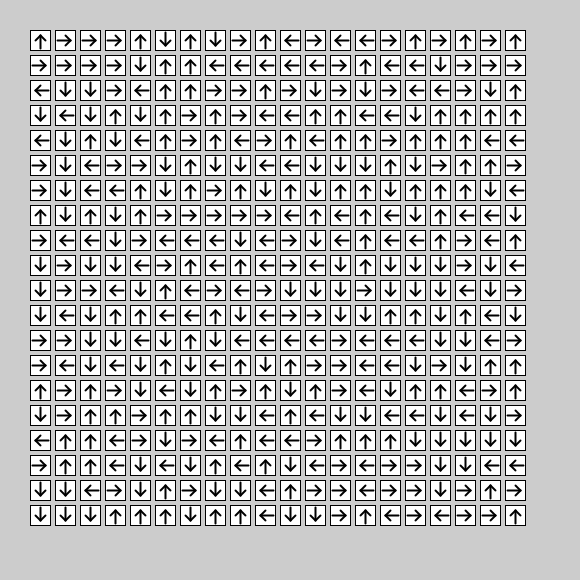
Frame 1 (no input)
Frame 60 (the mouse pressed at the canvas centre just before this capture): identical to frame 1, image omitted
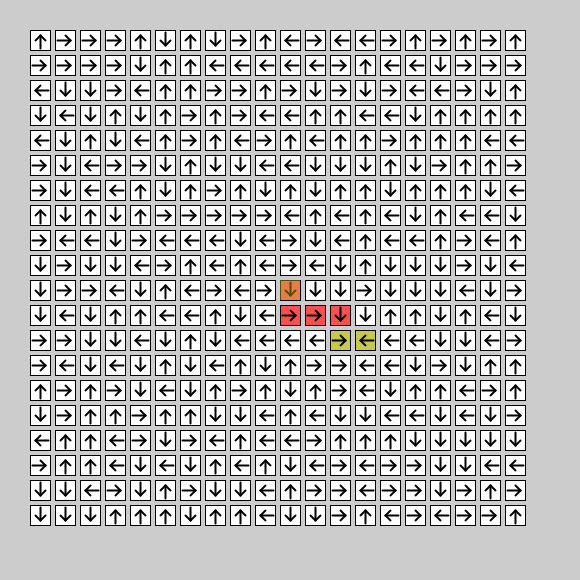
Frame 120 (the mouse held since frame 60 and released just before this capture)

The Processing sketch that drew these frames (run headless with seeded random() and noise(); from frame 60 on, the mouse is pressed at the canvas centre):

// Processing sketch: processing_171720
// ── processing_171720.pde

int[][] arr;
int[][] rec;
int a;
int b;

void setup() {
  size(580,580);
  a = 20;
  b = 20;
  arr = new int[a][b];
  fillRandom(arr);
  rec = new int[a][b];
  reset(rec,0);
}

void fillRandom(int[][] A) {
  for (int i=0;i<a;i++)
    for (int j=0;j<b;j++) {
      A[i][j] = (int)random(4);
    }
}
void reset(int[][] A, int r) {
  for (int i=0;i<a;i++)
    for (int j=0;j<b;j++) {
      A[i][j] = r;
    }
}
void replace(int[][] A, int f,int r) {
  for (int i=0;i<a;i++)
    for (int j=0;j<b;j++) {
      if (A[i][j] == f)
        A[i][j] = r;
    }
}

void draw() {
  for (int i=0;i<a;i++)
    for (int j=0;j<b;j++) {
      int x = 40+ i*25;
      int y = 40+ j*25;
      
      stroke(0);
              // DRAW BOX
      strokeWeight(1);
      if (rec[i][j] == 0)      // BOX FILL COLOR
        fill(255);
      else if (rec[i][j] == 1)
        fill(250,80,80);
      else if (rec[i][j] == 3)
        fill(250,80,80);
      else if (rec[i][j] == 2)
        fill(150,100,80);
      else if (rec[i][j] == 4)
        fill(200,200,80);
      else if (rec[i][j] == 5)
        fill(80,200,80);
      rect(x-10, y-10, 20, 20);
      
              // DRAW ARROWS
      strokeWeight(2);
      if (arr[i][j] == 0)  // DOWN
      {
        line(x, y-8, x,  y+5);
        line(x, y+5, x-5, y);
        line(x, y+5, x+5, y);
      }
      if (arr[i][j] == 1)  // RIGHT
      {
        line(x-8, y, x+5, y);
        line(x+5, y, x, y+5);
        line(x+5, y, x, y-5);
      }
      if (arr[i][j] == 2)  // UP
      {
        line(x, y+8, x,  y-5);
        line(x, y-5, x+5, y);
        line(x, y-5, x-5, y);
      }
      if (arr[i][j] == 3)  // LEFT
      {
        line(x+8, y, x-5, y);
        line(x-5, y, x, y-5);
        line(x-5, y, x, y+5);
      }
    }//for
  
  int mI = (int)((mouseX-30)/25);
  int mJ = (int)((mouseY-30)/25);
  if ( (0 <= mI && mI < a) && (0 <= mJ && mJ < b) ) {
    int x = 40+ mI*25;
    int y = 40+ mJ*25;
    fill(200,200,50,100);
    noStroke();
    rect(x-10, y-10, 20, 20);
    
    if (mousePressed) {
      replace(rec,1,2);
      replace(rec,4,5);
      cascade(mI,mJ);
    }
  }//mouse
}

void cascade(int i, int j) {
  if (i < 0 || i >= a)
    return;
  if (j < 0 || j >= b)
    return;
  if (rec[i][j] == 1)
    rec[i][j] = 3;
  if (rec[i][j] == 4)
    return;
  if (rec[i][j] == 5)
    rec[i][j] = 3;
  if (rec[i][j] == 3)
    rec[i][j] = 4;
  if (rec[i][j] == 0 || rec[i][j] == 2)
    rec[i][j] = 1;  
  println(arr[i][j]);
  if (arr[i][j] == 0)  // DOWN
    cascade(i,j+1);
  if (arr[i][j] == 1)  // RIGHT
    cascade(i+1,j);
  if (arr[i][j] == 2)  // UP
    cascade(i,j-1);
  if (arr[i][j] == 3)  // LEFT
    cascade(i-1,j);
}//cascade
